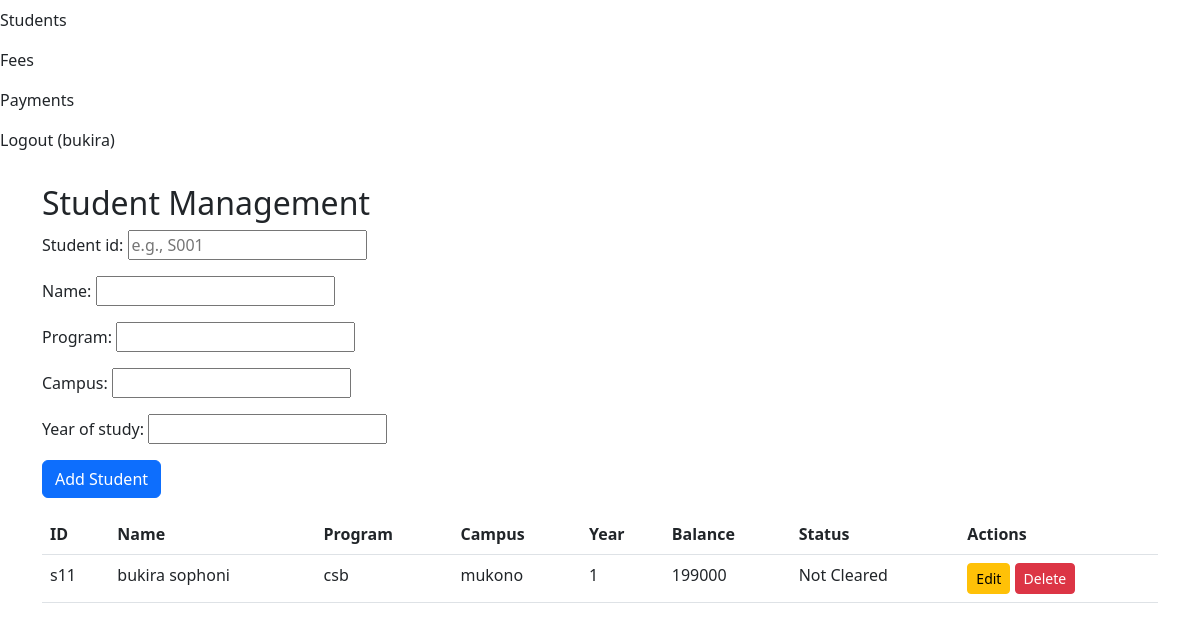
/students/ (signed in), run on an earlier commit of the app's database.
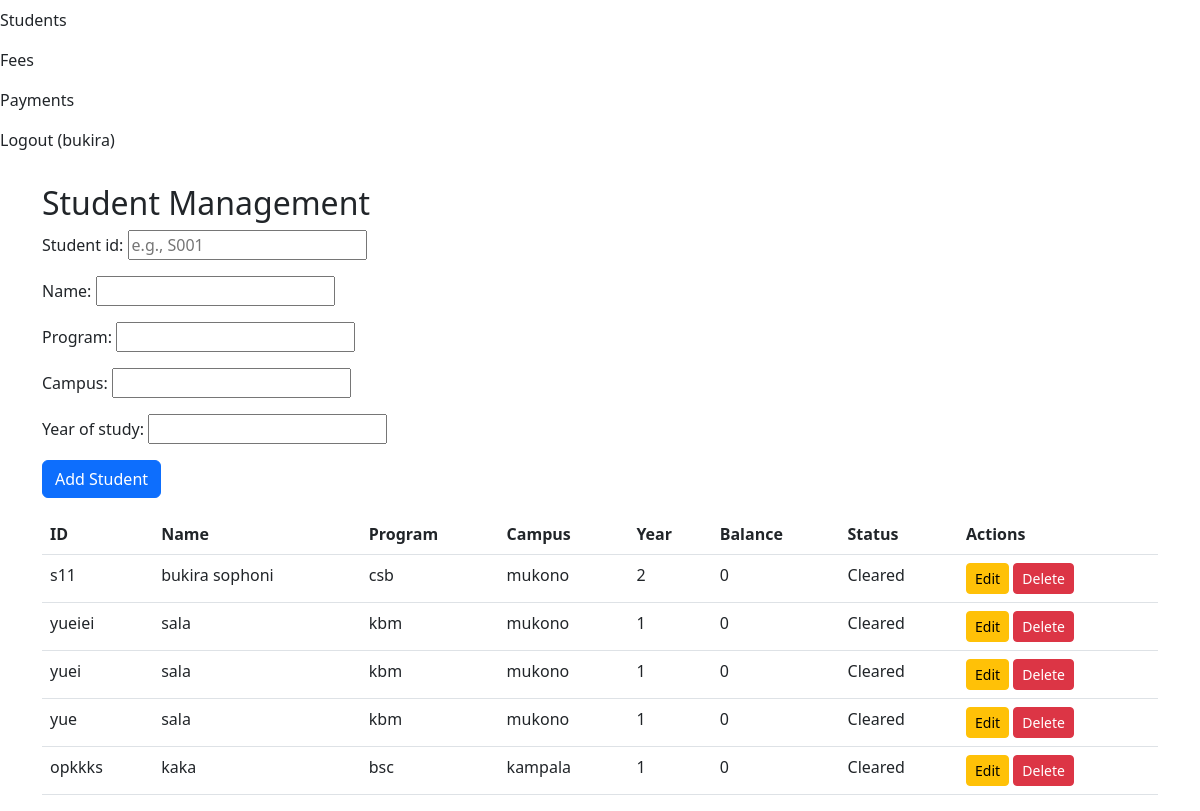
And on a later commit of the database.
### management/models.py (models this page shows, shortened)
class Student(models.Model):
    student_id = models.CharField(max_length=10, unique=True, primary_key=True)  # e.g., S001
    name = models.CharField(max_length=100)
    program = models.CharField(max_length=100)
    campus = models.CharField(max_length=50)
    year_of_study = models.PositiveIntegerField(validators=[MinValueValidator(1)])
    def get_total_fee(self):
        fee = FeeStructure.objects.filter(program=self.program, year=self.year_of_study).first()
        return fee.total_fee if fee else 0
    def get_total_paid(self):
        from django.db.models import Sum
        total = self.payment_set.aggregate(total=Sum('amount'))['total']
        return total or 0
    def get_balance(self):
        return max(0, self.get_total_fee() - self.get_total_paid())
    def get_status(self):
        return "Cleared" if self.get_balance() == 0 else "Not Cleared"

class FeeStructure(models.Model):
    program = models.CharField(max_length=100)
    year = models.PositiveIntegerField(validators=[MinValueValidator(1)])
    total_fee = models.PositiveIntegerField(validators=[MinValueValidator(0)])
    class Meta:
        unique_together = ['program', 'year']  # No duplicate program/year combos

### management/views.py (the view, shortened to what this page needs)
# urls.py: path('students/', views.StudentListView.as_view(), name='student_list'),
class StudentListView(LoginRequiredMixin, ListView):
    model = Student
    template_name = 'management/student_list.html'
    context_object_name = 'students'
    def get_context_data(self, **kwargs):
        context = super().get_context_data(**kwargs)
        context['form'] = StudentForm()  # Empty form for GET requests
        return context

### management/forms.py
class StudentForm(forms.ModelForm):
    class Meta:
        model = Student
        fields = ['student_id', 'name', 'program', 'campus', 'year_of_study']
        widgets = {
            'student_id': forms.TextInput(attrs={'placeholder': 'e.g., S001'}),
            'year_of_study': forms.NumberInput(attrs={'min': 1}),
        }

### templates/management/student_list.html (shortened to what this page needs)
{% extends 'base.html' %}
{% block content %}
<h2>Student Management</h2>
<form method="post">
    {{ form.as_p }}
    <button type="submit" class="btn btn-primary">Add Student</button>
</form>
<table class="table mt-3">
    <thead>
        <tr>
            <th>ID</th><th>Name</th><th>Program</th><th>Campus</th><th>Year</th><th>Balance</th><th>Status</th><th>Actions</th>
        </tr>
    </thead>
    <tbody>
        {% for student in students %}
        <tr>
            <td>{{ student.student_id }}</td>
            <td>{{ student.name }}</td>
            <td>{{ student.program }}</td>
            <td>{{ student.campus }}</td>
            <td>{{ student.year_of_study }}</td>
            <td>{{ student.get_balance }}</td>
            <td>{{ student.get_status }}</td>
            <td>
                <a href="{% url 'student_edit' student.student_id %}" class="btn btn-sm btn-warning">Edit</a>
                <a href="{% url 'student_delete' student.student_id %}" class="btn btn-sm btn-danger" onclick="return confirm('Are you sure?')">Delete</a>
            </td>
        </tr>
        {% empty %}
        <tr><td colspan="8">No students yet.</td></tr>
        {% endfor %}
    </tbody>
</table>
{% endblock %}

What changed in the data, as far as the page shows it:
changed Student "bukira sophoni": year_of_study "1" → "2"; get_balance "199000" → "0"; get_status "Not Cleared" → "Cleared"
added Student: student_id "yueiei", name "sala", program "kbm", campus "mukono", year_of_study "1", get_balance "0", get_status "Cleared"
added Student: student_id "yuei", name "sala", program "kbm", campus "mukono", year_of_study "1", get_balance "0", get_status "Cleared"
added Student: student_id "yue", name "sala", program "kbm", campus "mukono", year_of_study "1", get_balance "0", get_status "Cleared"
added Student: student_id "opkkks", name "kaka", program "bsc", campus "kampala", year_of_study "1", get_balance "0", get_status "Cleared"
